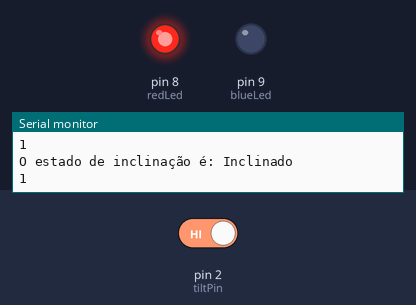
A program run on a simulated Arduino Uno, built with avr-gcc and run on an emulated ATmega328P. Shown: output pins drawn as LEDs (lit = HIGH), the last lines printed to the serial monitor. The test bench sets the inputs (shaded band); at power-on: pin 2 (tiltPin) HIGH.

Above: at 1.2 s.
1.3 s: pin 2 (tiltPin) driven LOW
At 2.0 s:
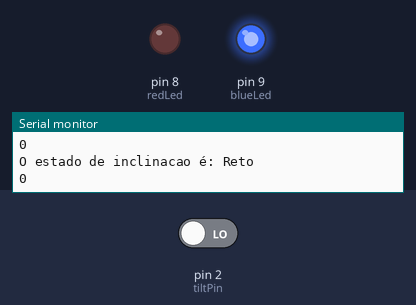
2.9 s: pin 2 (tiltPin) driven HIGH
At 3.4 s:
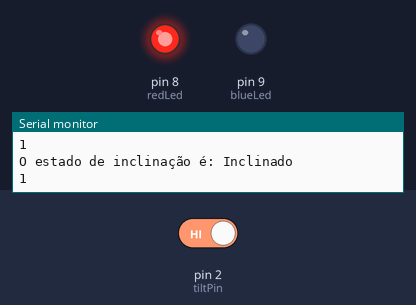
Timing chart, 0 to 5.9 s (numbered marks = the images above; inputs shaded):
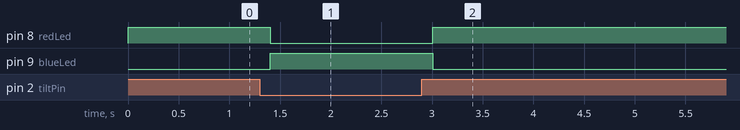

The program:

main.cpp
```cpp
#include <Arduino.h>

const int tiltPin = 2;
const int blueLed = 9;
const int redLed = 8;
int tiltVal;
int dt = 200;
void setup() {
  // put your setup code here, to run once:
  Serial.begin(9600);
  pinMode(tiltPin, INPUT);
  pinMode(blueLed, OUTPUT);
  pinMode(redLed, OUTPUT);
  digitalWrite(tiltPin, HIGH);
}

void loop() {
  // put your main code here, to run repeatedly:
  tiltVal = digitalRead(tiltPin);
  if (tiltVal == 0) {
    Serial.println("O estado de inclinacao é: Reto");
    digitalWrite(blueLed, 1);
    digitalWrite(redLed, 0);
  }else{
    Serial.println("O estado de inclinação é: Inclinado");
      digitalWrite(blueLed, 0);
    digitalWrite(redLed, 1);
  }
  Serial.println(tiltVal);
  delay(dt);
}
```

Measured:
- after the input at 1.3 s, pin 8 (redLed): HIGH → LOW after 0.10 s; pin 9 (blueLed): LOW → HIGH after 0.10 s
- after the input at 2.9 s, pin 8 (redLed): LOW → HIGH after 0.11 s; pin 9 (blueLed): HIGH → LOW after 0.11 s
